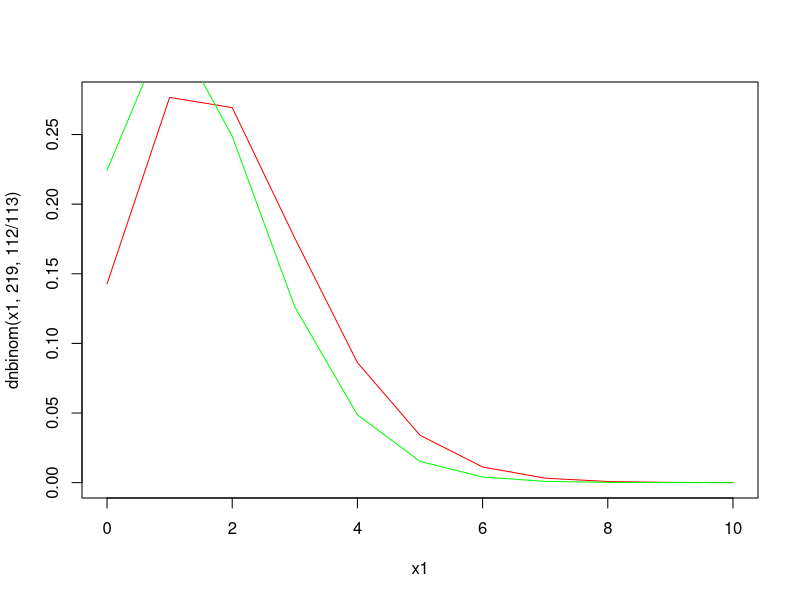

Write R code to recreate this figure.
theta1 = rgamma(10000, 219, 112)

rv = mean(pgamma(theta1, 68, 45))


xf = rnbinom(10000, 219, 112/113)

rv2 = mean(pnbinom(xf-1, 68, 45/46))

x1 = seq(0,10)

plot(x1, dnbinom(x1, 219, 112/113), 'l', col='red')
lines(x1, dnbinom(x1, 68, 45/46), col='green')
